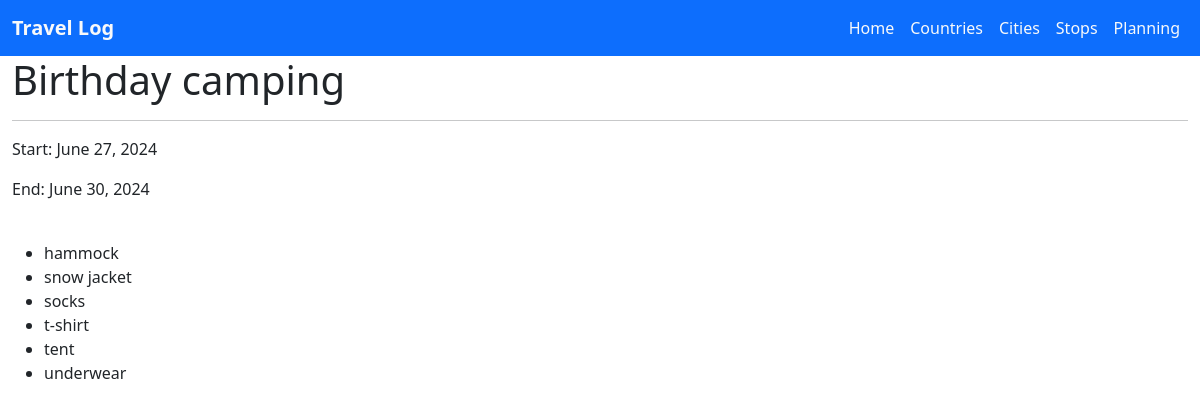
The page /plans/1 on the database its author committed.
### mytrips/models.py (models this page shows, shortened)
class Plan(models.Model):
    title = models.CharField(max_length=255)
    start = models.DateField(null=True)
    end = models.DateField(null=True)
    tags = models.ManyToManyField(Tag, blank=True)
    cities = models.ManyToManyField(City, blank=True)

class PackingItem(models.Model):
    name = models.CharField(max_length=50)
    quantity_modifier = models.IntegerField(default=1)
    single = models.BooleanField(default=True)
    tags = models.ManyToManyField(Tag, blank=True)
    all_trips = models.BooleanField(default=False)

### mytrips/views.py (the view)
# urls.py: path("plans/<int:id>", views.plan_details, name="plan_details"),
def plan_details(request, id):
    plan = get_object_or_404(Plan, id=id)
    packing_items = PackingItem.objects.order_by("name")
    context = {"plan": plan, "packing_items": packing_items}
    return render(request, "plan_details.html", context)

### mytrips/templates/plan_details.html (shortened to what this page needs)
{% extends "master.html" %}
{% block content %}
<h1>{{ plan.title }}</h1>
<hr />
<p>Start: {{ plan.start }}</p>
<p>End: {{ plan.end }}</p>
<br>
<ul>
    {% for x in packing_items %}
    <li>{{ x.name }}</li>
    {% endfor %}
</ul>
{% endblock %}

### rows shown on the page
Plan: title "Birthday camping", start "June 27, 2024", end "June 30, 2024"
PackingItem: name "hammock"
PackingItem: name "snow jacket"
PackingItem: name "socks"
PackingItem: name "t-shirt"
PackingItem: name "tent"
PackingItem: name "underwear"
